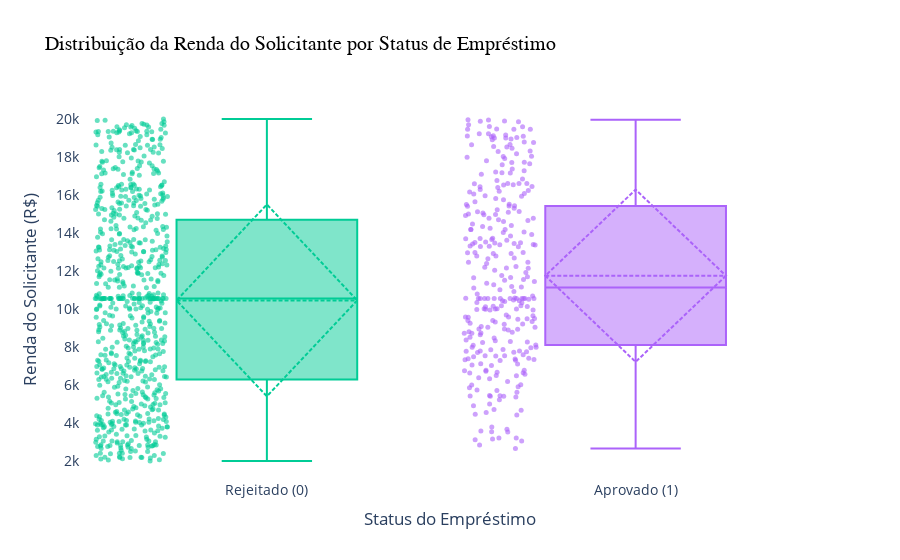

The cell this chart's notebook holds for it:
### Markdown cell above
#### **Boxplot: Renda × Aprovação**

### Code cell
fig_income = px.box(
    df,
    x='Loan_Approved',
    y='Applicant_Income',
    color='Loan_Approved',
    points='all',  # mostra todos os pontos individuais
    title='Distribuição da Renda do Solicitante por Status de Empréstimo',
    labels={
        'Loan_Approved': 'Status do Empréstimo',
        'Applicant_Income': 'Renda do Solicitante (R$)'
    },
    color_discrete_map={
        0: '#E74C3C',  # vermelho (Rejeitado)
        1: '#27AE60'   # verde (Aprovado)
    }
)

fig_income.update_layout(
    xaxis=dict(
        tickmode='array',
        tickvals=[0, 1],
        ticktext=['Rejeitado (0)', 'Aprovado (1)']
    ),
    yaxis_title='Renda do Solicitante (R$)',
    xaxis_title='Status do Empréstimo',
    title_font=dict(size=20, family='Arial', color='black'),
    plot_bgcolor='rgba(0,0,0,0)',
    paper_bgcolor='rgba(0,0,0,0)',
    font=dict(size=14),
    showlegend=False
)

fig_income.update_traces(
    boxmean='sd',  # adiciona média e desvio padrão
    jitter=0.4,    # dispersão dos pontos
    marker=dict(opacity=0.6, size=5)
)

fig_income.show()

### Figure 1 — Plotly figure (JSON) as saved in the notebook; plotly's stock layout.template omitted (floating-point values rounded to 4 significant figures; data arrays with more than 128 entries replaced by an {"elided": "..."} marker saying what was removed)
{"data": [{"alignmentgroup": "True", "boxmean": "sd", "boxpoints": "all", "hovertemplate": "Status do Empréstimo=%{x}<br>Renda do Solicitante (R$)=%{y}<extra></extra>", "jitter": 0.4, "legendgroup": "No", "marker": {"color": "#00cc96", "opacity": 0.6, "size": 5}, "name": "No", "notched": false, "offsetgroup": "No", "orientation": "v", "showlegend": true, "type": "box", "x": {"elided": "702 str values"}, "x0": " ", "xaxis": "x", "y": {"elided": "702 int values"}, "y0": " ", "yaxis": "y"}, {"alignmentgroup": "True", "boxmean": "sd", "boxpoints": "all", "hovertemplate": "Status do Empréstimo=%{x}<br>Renda do Solicitante (R$)=%{y}<extra></extra>", "jitter": 0.4, "legendgroup": "Yes", "marker": {"color": "#ab63fa", "opacity": 0.6, "size": 5}, "name": "Yes", "notched": false, "offsetgroup": "Yes", "orientation": "v", "showlegend": true, "type": "box", "x": {"elided": "298 str values"}, "x0": " ", "xaxis": "x", "y": {"elided": "298 int values"}, "y0": " ", "yaxis": "y"}], "layout": {"boxmode": "overlay", "font": {"size": 14}, "legend": {"title": {"text": "Status do Empréstimo"}, "tracegroupgap": 0}, "paper_bgcolor": "rgba(0,0,0,0)", "plot_bgcolor": "rgba(0,0,0,0)", "showlegend": false, "title": {"font": {"color": "black", "family": "Arial", "size": 20}, "text": "Distribuição da Renda do Solicitante por Status de Empréstimo"}, "xaxis": {"anchor": "y", "categoryarray": ["No", "Yes"], "categoryorder": "array", "domain": [0, 1], "tickmode": "array", "ticktext": ["Rejeitado (0)", "Aprovado (1)"], "tickvals": [0, 1], "title": {"text": "Status do Empréstimo"}}, "yaxis": {"anchor": "x", "domain": [0, 1], "title": {"text": "Renda do Solicitante (R$)"}}}}
